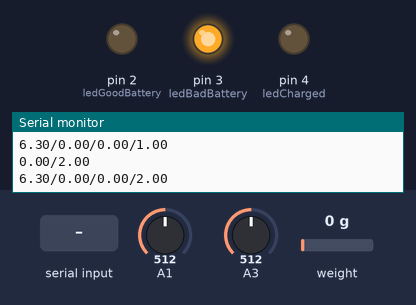
Recording of a sketch running on a simulated Arduino Uno, built with avr-gcc and run on an emulated ATmega328P. Shown: output pins drawn as LEDs (lit = HIGH), the last lines printed to the serial monitor. The inputs (shaded band) are chosen by the test bench; at power-on: A3 = 512, A1 = 512, weight on the scale 0 g. EEPROM starts erased.

Above: at 2.2 s.
2.3 s: A3 set to 889
4.2 s: A3 set to 919
At 6.2 s:
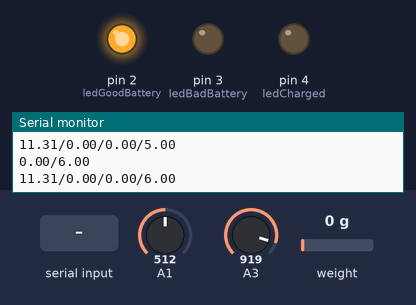
6.5 s: "E" received over Serial
At 7.7 s:
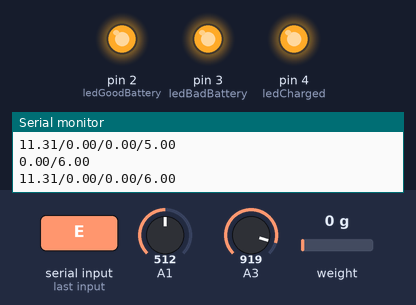
8.0 s: A3 set to 967
11.0 s: A3 set to 984
At 12.0 s:
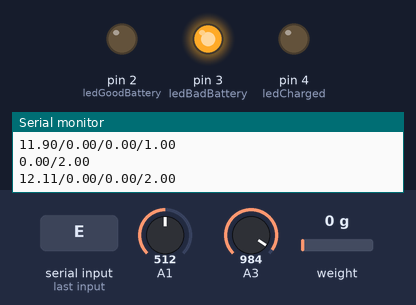
12.5 s: A3 set to 1023
At 13.5 s:
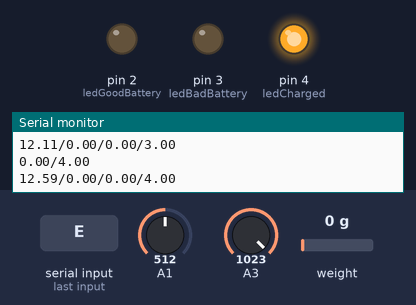
Timing chart, 0 to 15.5 s (numbered marks = the images above; inputs shaded):
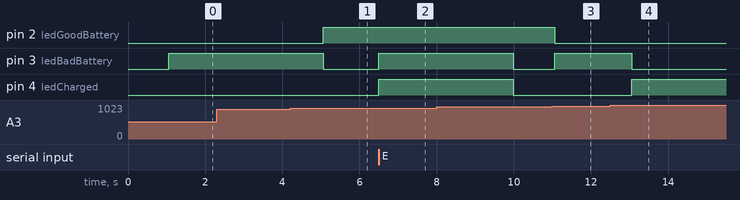

The sketch:

arduino_aux.ino
```cpp
// Parte desse código foi dispobinilizado pela electronicsblog.net
#include <EEPROM.h>
#include <HX711.h>

#define pinCurrentSensor 1 // Analog Pin A1
#define pinVoltageMeasure 3 // Analog Pin A3
#define ledGoodBattery 2  //Digital Pin 1
#define ledBadBattery 3 // Digital Pin 2
#define ledCharged 4  // Digital Pin 3
#define DOUT 6 // Digital pin 6 - DOUT HX711
#define CLK 7 // Digital pin 7 - DOUT HX711

// Objetos
HX711 Weight;

// Constants
const int SAMPLES = 12;
const int mVperAmp = 66;
const int ACSoffset = 2500;

// Variables
float weightCalibration = 4530;
float RawValue = 0;
float capacity = 0;
float time = 0;
float voltage;
float current;
float value;
double Voltage = 0;
double Amps = 0;
boolean x = false;
boolean cleaning = false;
String measuresSaved;

// Functions EEPROM
void writeString(int add, String data){
  int _size = data.length();
  int i;
  for(i=0;i<_size;i++) {
    EEPROM.write(add+i,data[i]);
  }
  EEPROM.write(add+_size,'\0');
}

String read_String(int add){
  int i;
  char data[100]; //Max 100 Bytes
  int len=0;
  unsigned char k;
  k=EEPROM.read(add);
  while(k != '\0' && len<500) {
    k=EEPROM.read(add+len);
    data[len]=k;
    len++;
  }
  data[len]='\0';
  return String(data);
}

// End Functions EEPROM

void getProperties(void) {
  for(int i=0; i < measuresSaved.length(); i++) {
    if(measuresSaved[i] == '/') {
        String capacityString = measuresSaved.substring(0, i-1);
        String timeString = measuresSaved.substring(i+1, measuresSaved.length()-1);
        capacity = capacityString.toDouble();
        time = timeString.toDouble();
    }
  }
}

// Função que pega a media de medidas de pinos analógicos
float averageAnalogRead(uint8_t analogPin) {
  float total = 0;
  for(int i = 0; i < SAMPLES; i++) {
    total = total + 1.0*analogRead(analogPin);
    delay(5);
  }

  return total / (float)SAMPLES;
}

// Função responsavel pela aquisição do valor de corrente indicado pelo sensor de corrent ACS712
double currentMeasure(void) {
  RawValue = averageAnalogRead(pinCurrentSensor);
  Voltage = (RawValue / 1024.0) * 5000; // Gets you mV
  Amps = ((Voltage - ACSoffset) / mVperAmp);

  return Amps;
}

// Função multimetro, também responsavel por calcular a capacidade da bateria, salvar na EEPROM e enviar via Serial
void measure(void) {
  value = averageAnalogRead(pinVoltageMeasure);
  voltage = value / 1024.0 * 12.60;
  current = currentMeasure();
  if(current < 0) {
    current = 0;
  }
  capacity = capacity + current / 3600;
  time++;

  String measures = String(capacity) + '/' + String(time);
  String measuresSerial = String(voltage) + '/' + String(current) + '/' + String(capacity) + '/' + String(time);
  writeString(0, measures);
  Serial.println(measures);
  Serial.println(measuresSerial);
}

// Não tenho ideia do que essa função faça
ISR(TIMER1_OVF_vect) {
  TCNT1 = 0x0BDC;
  x = !x;

  if(!cleaning) {
     measure();
  }
}

// SETUP --- LOOP //
void setup() {
  TIMSK1 = 0x01; // enabled global and timer overflow interrupt;
  TCCR1A = 0x00; // normal operation page 148 (mode0);
  TCNT1 = 0x0BDC; // set initial value to remove time error (16bit counter register)
  TCCR1B = 0x04; // start timer/ set clock

  Serial.begin(9600);

  Weight.begin(DOUT, CLK);
  Weight.set_scale(weightCalibration);
  Weight.tare();

  pinMode(ledCharged, OUTPUT);
  pinMode(ledGoodBattery, OUTPUT);
  pinMode(ledBadBattery, OUTPUT);

  measuresSaved = read_String(0);
  if(measuresSaved[0] != 0) {
    getProperties();
  }
}

void loop() {
  // Falta colocar esses leds
  if(voltage > 12.6) {
    digitalWrite(ledCharged, HIGH);
    digitalWrite(ledGoodBattery, HIGH);
    digitalWrite(ledBadBattery, HIGH);
  } else if(voltage <= 12.6 && voltage >= 12.2) {
    digitalWrite(ledCharged, HIGH);
    digitalWrite(ledGoodBattery, LOW);
    digitalWrite(ledBadBattery, LOW);
  } else if(voltage <= 12.1 && voltage >= 11.1) {
    digitalWrite(ledCharged, LOW);
    digitalWrite(ledGoodBattery, HIGH);
    digitalWrite(ledBadBattery, LOW);
  } else {
    digitalWrite(ledCharged, LOW);
    digitalWrite(ledGoodBattery, LOW);
    digitalWrite(ledBadBattery, HIGH);
  }

  if(Serial.available()) {
    char string = Serial.read();
    if(string == 'W' || string == 'w') {
      Serial.println(Weight.get_units(), 3);
    } else if(string == 'E' || string == 'e') {
      cleaning = true;
      digitalWrite(ledCharged, HIGH);
      digitalWrite(ledGoodBattery, HIGH);
      digitalWrite(ledBadBattery, HIGH);
      for (int i = 0 ; i < EEPROM.length() ; i++) {
        EEPROM.write(i, 0);
      }
      capacity = 0;
      time = 0;
      digitalWrite(ledCharged, LOW);
      digitalWrite(ledGoodBattery, LOW);
      digitalWrite(ledBadBattery, LOW);
      cleaning = false;
    }
  }
}
```

Measured:
- the behaviour switches between 902 and 903 on A3 (found by bisection; images 0 and 1)
- the behaviour switches between 983 and 984 on A3 (found by bisection; images 2 and 3)
- after the input at 4.2 s, pin 2 (ledGoodBattery): LOW → HIGH after 0.86 s; pin 3 (ledBadBattery): HIGH → LOW after 0.86 s
- after the input at 6.5 s, pin 3 (ledBadBattery), pin 4 (ledCharged): LOW → HIGH at once
- after the input at 11.0 s, pin 2 (ledGoodBattery): HIGH → LOW after 0.06 s; pin 3 (ledBadBattery): LOW → HIGH after 0.06 s
- after the input at 12.5 s, pin 3 (ledBadBattery): HIGH → LOW after 0.56 s; pin 4 (ledCharged): LOW → HIGH after 0.56 s
